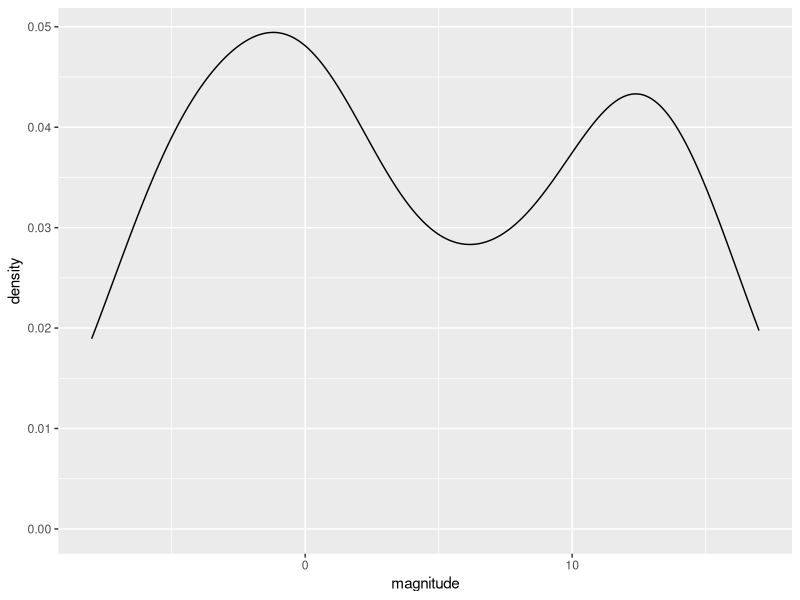
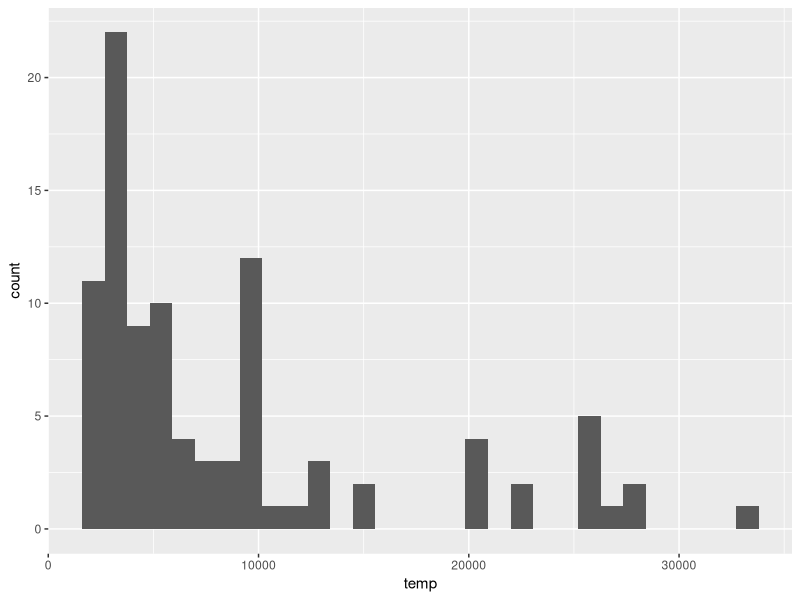
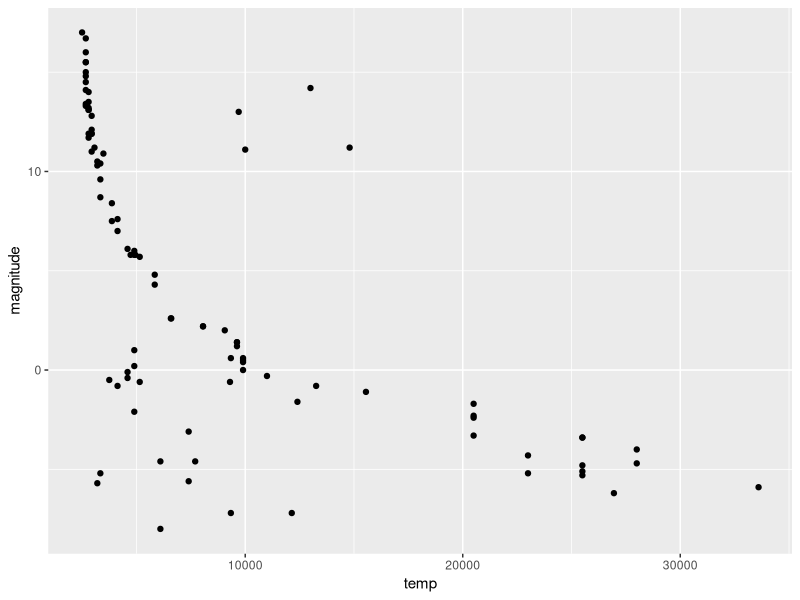
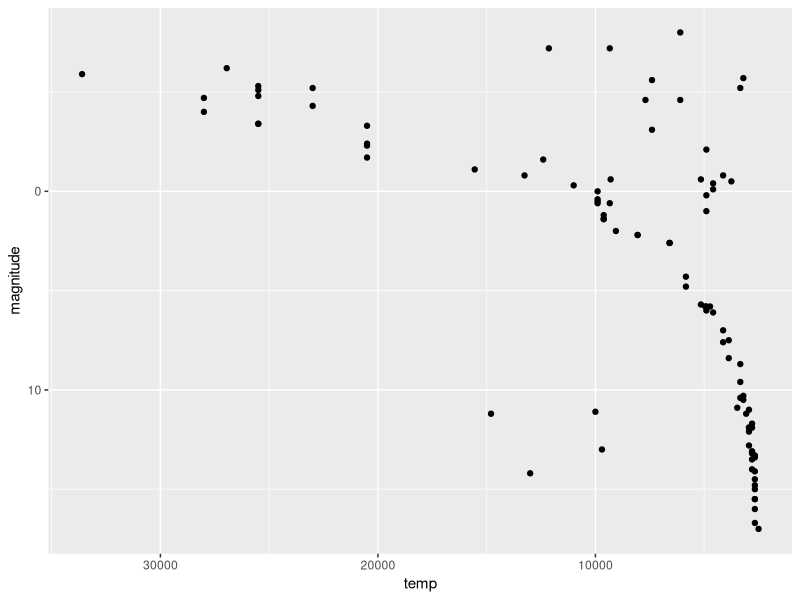

Write R code to recreate these figures, in order. (Note: this script raises an error after producing the figures.)
library(tidyverse)
library(dslabs)
data(stars)
options(digits = 3)   # report 3 significant digits

head(stars)

#Question 1)
mean(stars$magnitude)
sd(stars$magnitude)

#Question 2)
stars %>% ggplot(aes(magnitude)) + geom_density()

#Question 3)
stars %>% ggplot(aes(temp)) + geom_histogram()

#Question 4)
stars %>% ggplot(aes(temp, magnitude)) + geom_point()

#Question 5)
stars %>% ggplot(aes(temp, magnitude)) + geom_point() + 
  scale_y_reverse() + scale_x_continuous(trans = "log10") +
  scale_x_reverse()

#Question 6)
4

#Question 7)
giant = magnitude < 1; temp < 15000

#Question 8)
stars %>% ggplot(aes(temp, magnitude, color = type)) + geom_point(size = 3) + 
  scale_y_reverse() + scale_x_continuous(trans = "log10") +
  scale_x_reverse()
